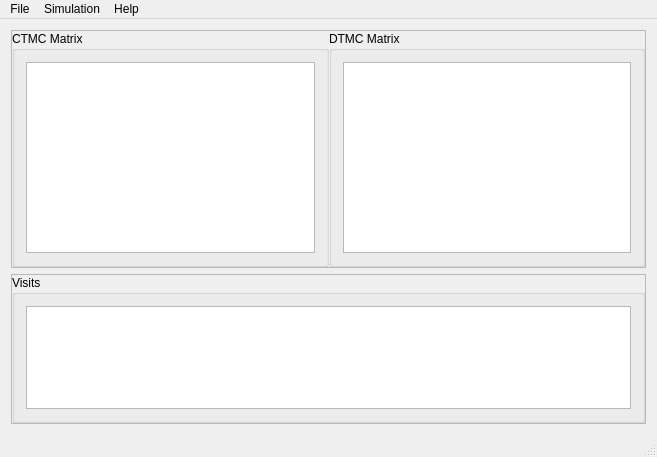
<?xml version="1.0" encoding="UTF-8"?>
<ui version="4.0">
 <class>MainWindow</class>
 <widget class="QMainWindow" name="MainWindow">
  <property name="geometry">
   <rect>
    <x>0</x>
    <y>0</y>
    <width>657</width>
    <height>457</height>
   </rect>
  </property>
  <property name="windowTitle">
   <string>Markov Chain Simulator</string>
  </property>
  <widget class="QWidget" name="centralWidget">
   <layout class="QVBoxLayout" name="verticalLayout">
    <item>
     <widget class="QFrame" name="frame">
      <property name="frameShape">
       <enum>QFrame::StyledPanel</enum>
      </property>
      <property name="frameShadow">
       <enum>QFrame::Raised</enum>
      </property>
      <layout class="QHBoxLayout" name="horizontalLayout_4">
       <property name="spacing">
        <number>0</number>
       </property>
       <property name="leftMargin">
        <number>0</number>
       </property>
       <property name="topMargin">
        <number>0</number>
       </property>
       <property name="rightMargin">
        <number>0</number>
       </property>
       <property name="bottomMargin">
        <number>0</number>
       </property>
       <item>
        <widget class="QGroupBox" name="groupBox">
         <property name="title">
          <string>CTMC Matrix</string>
         </property>
         <layout class="QHBoxLayout" name="horizontalLayout_2">
          <item>
           <widget class="QTableWidget" name="tableWidget"/>
          </item>
         </layout>
        </widget>
       </item>
       <item>
        <widget class="QGroupBox" name="groupBox_2">
         <property name="title">
          <string>DTMC Matrix</string>
         </property>
         <layout class="QHBoxLayout" name="horizontalLayout_3">
          <item>
           <widget class="QTableWidget" name="tableWidget_2"/>
          </item>
         </layout>
        </widget>
       </item>
      </layout>
     </widget>
    </item>
    <item>
     <widget class="QFrame" name="frame_2">
      <property name="maximumSize">
       <size>
        <width>16777215</width>
        <height>150</height>
       </size>
      </property>
      <property name="frameShape">
       <enum>QFrame::StyledPanel</enum>
      </property>
      <property name="frameShadow">
       <enum>QFrame::Raised</enum>
      </property>
      <layout class="QHBoxLayout" name="horizontalLayout_5">
       <property name="spacing">
        <number>0</number>
       </property>
       <property name="leftMargin">
        <number>0</number>
       </property>
       <property name="topMargin">
        <number>0</number>
       </property>
       <property name="rightMargin">
        <number>0</number>
       </property>
       <property name="bottomMargin">
        <number>0</number>
       </property>
       <item>
        <widget class="QGroupBox" name="groupBox_3">
         <property name="maximumSize">
          <size>
           <width>16777215</width>
           <height>16777215</height>
          </size>
         </property>
         <property name="title">
          <string>Visits</string>
         </property>
         <layout class="QHBoxLayout" name="horizontalLayout">
          <item>
           <widget class="QTableWidget" name="tableWidget_3"/>
          </item>
         </layout>
        </widget>
       </item>
      </layout>
     </widget>
    </item>
   </layout>
  </widget>
  <widget class="QMenuBar" name="menuBar">
   <property name="geometry">
    <rect>
     <x>0</x>
     <y>0</y>
     <width>657</width>
     <height>20</height>
    </rect>
   </property>
   <widget class="QMenu" name="menuFile">
    <property name="title">
     <string>File</string>
    </property>
    <addaction name="actionOpen"/>
   </widget>
   <widget class="QMenu" name="menuSimulation">
    <property name="title">
     <string>Simulation</string>
    </property>
    <addaction name="actionSteps"/>
    <addaction name="actionRun"/>
    <addaction name="actionRun_with_Thread"/>
    <addaction name="actionRun_Several_Threads"/>
   </widget>
   <widget class="QMenu" name="menuHelp">
    <property name="title">
     <string>Help</string>
    </property>
    <addaction name="actionAbout"/>
   </widget>
   <addaction name="menuFile"/>
   <addaction name="menuSimulation"/>
   <addaction name="menuHelp"/>
  </widget>
  <widget class="QStatusBar" name="statusBar"/>
  <action name="actionOpen">
   <property name="text">
    <string>Open</string>
   </property>
  </action>
  <action name="actionRun">
   <property name="text">
    <string>Run</string>
   </property>
  </action>
  <action name="actionSteps">
   <property name="text">
    <string>Steps</string>
   </property>
  </action>
  <action name="actionAbout">
   <property name="text">
    <string>About</string>
   </property>
  </action>
  <action name="actionRun_with_Thread">
   <property name="text">
    <string>Run with Thread</string>
   </property>
  </action>
  <action name="actionRun_Several_Threads">
   <property name="text">
    <string>Run Several Threads</string>
   </property>
  </action>
 </widget>
 <layoutdefault spacing="6" margin="11"/>
 <resources/>
 <connections/>
</ui>
